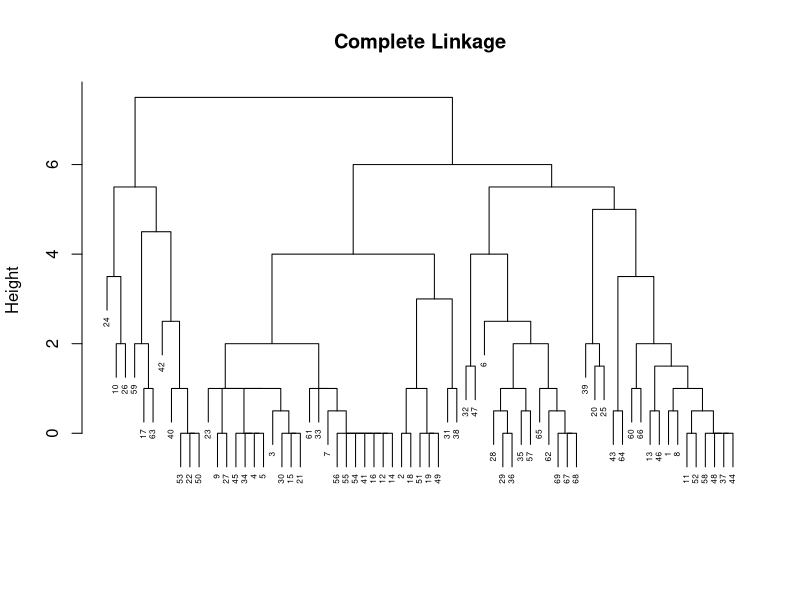
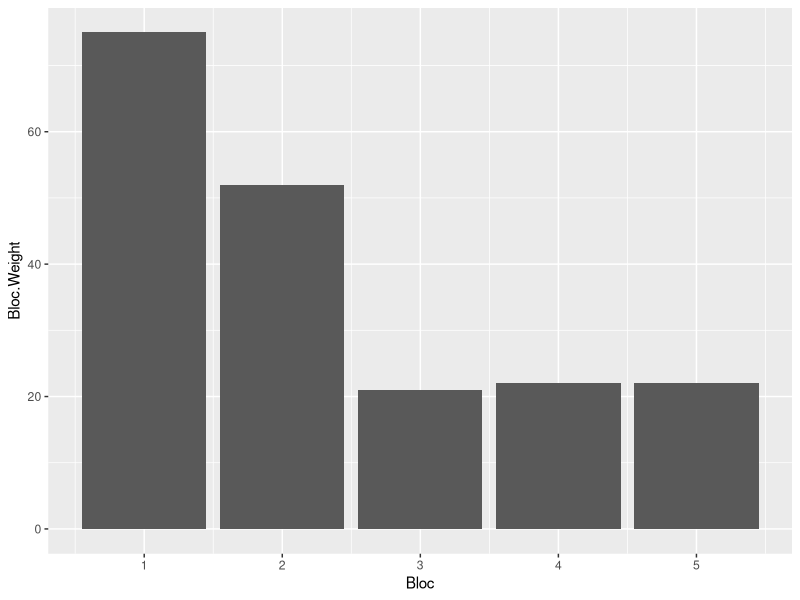
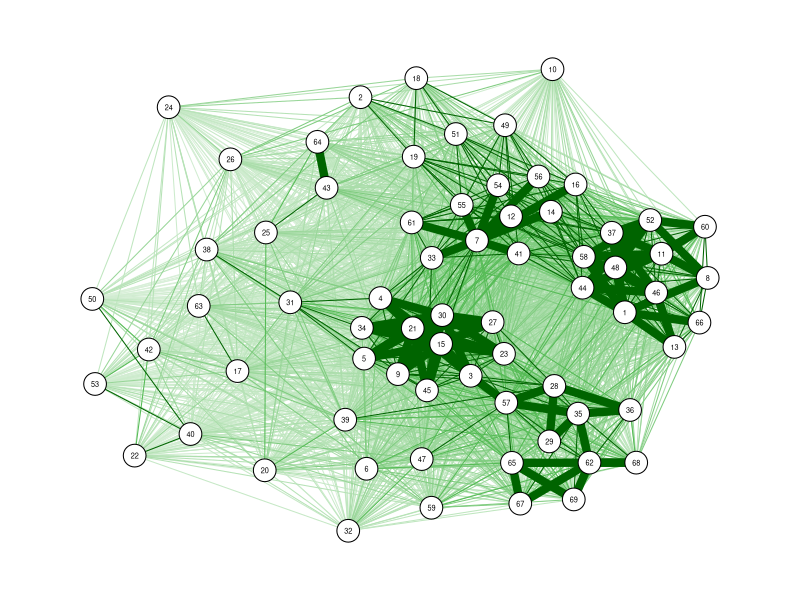

Generate these figures, in order, with R: (Note: this script raises an error after producing the figures.)
## ---- chunk 1
library(tidyverse)
library(combinat)
library(qgraph)

votes <- read.csv("votes.csv", colClasses = c("Voter.ID" = "character")) # Voter.ID will be read as a hex number
                                                                         #  if type is unspecified
## ---- chunk 2
# get voting data for all proposals in POH history
# write to CSV
# analyze CSV:
#   - for each voter, see voting record (voter ID - proposal - vote - VP)
#   - find voters who "consistently" (set a percentage threshold) vote the same way 
#   - sort into voting blocks & get their (most recent?) total voting power
## ---- chunk 3
# let's restrict our attention to proposals not made before 0x824953e27fca1b0dbc0242b82750afbd2efb6b60621a6383674653bc826ef9c8
start_time <- votes %>%
  filter(Proposal.ID == "0x824953e27fca1b0dbc0242b82750afbd2efb6b60621a6383674653bc826ef9c8") %>%
  arrange(Time.Created) %>%
  head(1)
 
start_time <- start_time$Time.Created
v1 <- votes %>%
  filter(Time.Created >= start_time)

# count number of votes cast per voter
v1 <- v1 %>%
  group_by(Voter.ID) %>%
  mutate(N.Votes = n())

length(unique(v1$Voter.ID)) # we have 658  individual voters after this time
length(unique(v1$Proposal.ID)) # and 7 proposals

# and 69 voters who cast at least 4 votes
v1 %>%
  filter(N.Votes >= 4) %>%
  select(Voter.ID) %>%
  unique() %>%
  nrow()

# lets focus on these repeat voters
v1 <- v1 %>%
  filter(N.Votes >= 4) 
## ---- chunk 4
# make a table with rows=voters and cols=proposals, with cell values=how they voted.
proposals <- unique(v1$Proposal.ID)
voters <- unique(v1$Voter.ID)
vot_tab <- data.frame(matrix(nrow = length(voters), ncol= length(proposals)))
colnames(vot_tab) <- proposals
rownames(vot_tab) <- voters

for(i in 1:nrow(vot_tab)) {
  for(j in 1:ncol(vot_tab)) {
    row <- filter(v1, Voter.ID == voters[i], Proposal.ID == proposals[j])
    if(nrow(row) != 0) {
      vot_tab[i,j] <- row$Choice
    }
  }
}

# make the cols a little nicer
tab <- vot_tab
colnames(tab) <- 1:length(proposals)
rownames(tab) <- 1:length(voters)

# how many missing values do we have?
na_counts <- rowSums(is.na(tab))
mean(na_counts)
table(na_counts)
# 6 voters voted on every proposal, 22 missed <2, 37 missed <3, 69 missed 3 or less. Where should we draw the line? Maybe try imputing values and see what happens?
## ---- chunk 5
# clustering technique: replace NAs by 1/2. Hierarchically cluster using manhattan/taxicab metric. Complete, average, or single linkage?

tab[is.na(tab)] <- 0.5

dist <- dist(tab, method = "manhattan")
dist_mat <- as.matrix(dist)

# Make a voting graph
jpeg('votegraph.jpg', width=1000, height=1000, unit='px')
qgraph(1/dist_mat, layout='spring', vsize=3)
dev.off()
## ---- chunk 6
hc <- hclust(dist, method = "complete")

plot(hc, main = "Complete Linkage", xlab = "", sub = "",
     cex = 0.5)
## ---- chunk 7
# Cluster the voters into voting "blocs"
hc_clusters <- cutree(hc, 5)

v2 <- v1 %>%
  add_column(Bloc = NA)

for(i in 1:length(voters)) {
  id <- voters[i]
  rows <- which(v2$Voter.ID == id)
  v2$Bloc[rows] <- hc_clusters[i]
}

# count each Bloc's voting weight, using each voter's max weight
v2 <- v2 %>%
  group_by(Voter.ID) %>%
  mutate(Max.Weight = max(Weight))

bloc_dist <- v2 %>%
  group_by(Bloc, Voter.ID, Max.Weight) %>%
  nest() %>%
  group_by(Bloc) %>%
  summarize(Bloc.Weight = sum(Max.Weight))

bloc_dist %>% ggplot(aes(x = Bloc, y = Bloc.Weight)) +
  geom_col()

bloc_dist$SSI <- ssi_prop(bloc_dist$Bloc.Weight, 0.5)

bloc_dist %>% ggplot(aes(x = Bloc, y = SSI)) +
  geom_col()
## ---- chunk 8
dist <- c(5,5,5,5,5)
## ---- chunk 9
# compute the gini coefficient of a given distribution
gini <- function(dist) {
  
  # area between Lorenz curve and line of equality
  num <- 0
  for(x in dist) {
    for(y in dist) {
      num <- num + abs(x - y)
    }
  }
  
  # area below line of equality
  denom <- 2*(length(dist))^2*mean(dist)
  
  num/denom
}
## ---- chunk 10
# compute Shapley-Shubik indices for a given distribution 
# params:
#   - dist: a distribution of voting power per voter
#   - thresh: the percentage of votes required to win, e.g. 0.5
ssi <- function(dist, thresh) {
  thresh_num <- ceiling(sum(dist)*thresh) # the number of votes required to win
  index_perm <- permn(1:length(dist)) # all possible voting orders
  ssis <- numeric(length(dist)) # a vector to store the S-S index for each voter
  
  # find the swing for each voting order
  for(order in index_perm) {
    tot_votes <- 0
    i <- 1

    while(tot_votes < thresh_num && i <= length(order)) { # identify the swing or determine that there is none
      tot_votes <- tot_votes + dist[order[i]]
      i <- i + 1
    }
    
    if(tot_votes >= thresh_num) { # increment the S-S index for the correct voter if the measure passed
      ssis[order[i - 1]] <- ssis[order[i - 1]] + 1
    }
  }
  
  ssis
}
## ---- chunk 11
# calculate the S-S indices as a probability dist; proportions rather than sums
ssi_prop <- function(dist, thresh) {
  ssis <- ssi(dist,thresh)
  ssis/sum(ssis)
}
